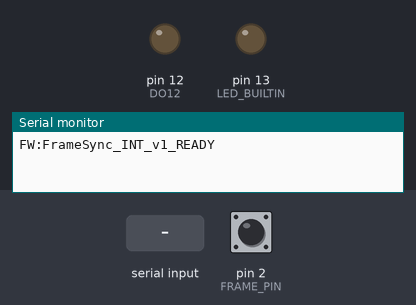
Bench run of a sketch on a simulated Arduino Uno, built with avr-gcc and run on an emulated ATmega328P. On the bench: output pins drawn as LEDs (lit = HIGH), the last lines printed to the serial monitor. The inputs (shaded band) are chosen by the test bench; at power-on: pin 2 (FRAME_PIN) HIGH.

Above: at 1.2 s.
1.3 s: "on\n" received over Serial
At 2.2 s:
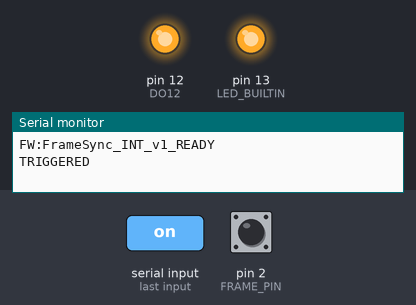
4.3 s: "off\n" received over Serial
At 5.7 s:
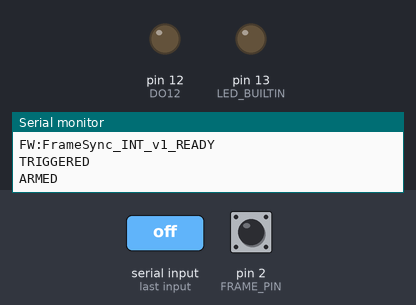
Timing chart, 0 to 7.3 s (numbered marks = the images above; inputs shaded):
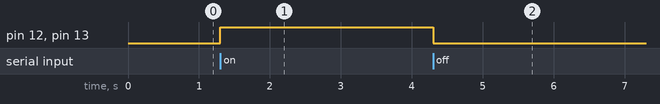

The sketch:

polArduinoFrameClock_v2.ino
```cpp
// FrameSync_INT_v1 + power-meter readout
// ---------------------------------------------------------------------------
// Frame-clock synchronisation (on/off/ping/FRAME_DONE via D2 interrupt) is
// unchanged. The "pol" command from the original polArduino.ino is restored
// verbatim: read A0, average 10 samples, scale 0-1023 counts to 0-10 V. A0 is
// free (frame sync uses D2/D12/D13 only), and analogRead does not disable
// interrupts, so a frame event during a pol read is still captured and the
// FRAME_DONE is emitted on the next loop pass.
// ---------------------------------------------------------------------------

String InBytes;

const int FRAME_PIN = 2;   // MUST be interrupt-capable pin (D2 = INT0)
const int DO12 = 12;

volatile bool frameEvent = false;

void frameISR() {
  frameEvent = true;
}

void setup() {
  Serial.begin(9600);
  pinMode(FRAME_PIN, INPUT);
  pinMode(DO12, OUTPUT);
  pinMode(LED_BUILTIN, OUTPUT);
  // Trigger interrupt on FALLING edge (HIGH -> LOW = frame done)
  attachInterrupt(digitalPinToInterrupt(FRAME_PIN), frameISR, FALLING);
  Serial.println("FW:FrameSync_INT_v1_READY");
}

void loop() {
  // =========================
  // SERIAL COMMAND HANDLER
  // =========================
  if (Serial.available() > 0) {
    InBytes = Serial.readStringUntil('\n');

    if (InBytes == "on") {
      digitalWrite(DO12, HIGH);
      digitalWrite(LED_BUILTIN, HIGH);
      Serial.println("TRIGGERED");
    }

    if (InBytes == "off") {
      digitalWrite(DO12, LOW);
      digitalWrite(LED_BUILTIN, LOW);
      Serial.println("ARMED");
    }

    if (InBytes == "ping") {
      Serial.println("pong");
    }

    // ----- restored power-meter readout (from polArduino.ino) -----
    if (InBytes == "pol") {
      // Average 10 reads on A0; original 0-10 V scaling preserved so values
      // stay comparable with previous polarisation measurements.
      int average = 0;
      for (int i = 0; i < 10; i++) {
        average = average + analogRead(A0);
      }
      average = average / 10;

      float voltage = average * (10.0 / 1023.0);

      Serial.println(voltage);
    }
  }

  // =========================
  // FRAME EVENT HANDLER
  // =========================
  if (frameEvent) {
    Serial.println("FRAME_DONE");
    frameEvent = false;
  }
}
```

Measured:
- after the input at 1.3 s, pin 12 (DO12), pin 13 (LED_BUILTIN): LOW → HIGH at once
- after the input at 4.3 s, pin 12 (DO12), pin 13 (LED_BUILTIN): HIGH → LOW at once
